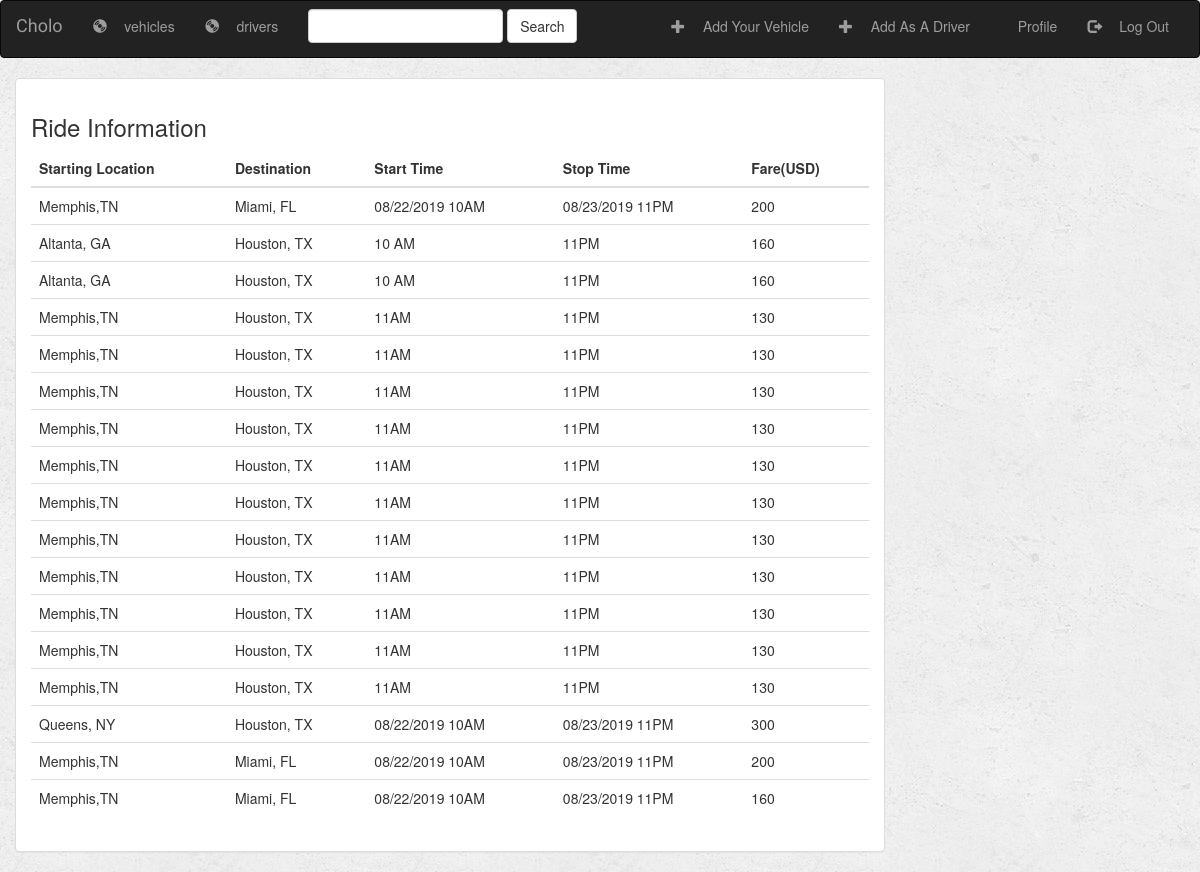
The page /uber/all_rides/ (signed in) on the database its author committed.
### uber/models.py (models this page shows, shortened)
class Ride(models.Model):
    user = models.ForeignKey(User, on_delete=models.CASCADE)
    vehicle_id = models.ForeignKey(Vehicle, on_delete=models.CASCADE)
    driver_ssn = models.ForeignKey(Driver,on_delete=models.CASCADE)
    starting_location = models.CharField(max_length=500,default="")
    destination = models.CharField(max_length=500,default="")
    starting_time = models.CharField(max_length=500, default="")
    ending_time = models.CharField(max_length=500,default="")
    fare = models.IntegerField()

### uber/views.py (the view)
# urls.py: path('all_rides/', views.RidesView.as_view(), name='all_rides'),
class RidesView(generic.ListView):
    template_name = 'uber/all_rides.html'
    context_object_name = 'rides'
    @method_decorator(login_required)
    def dispatch(self, *args, **kwargs):
        return super(RidesView, self).dispatch(*args, **kwargs)
    def get_queryset(self):
        return Ride.objects.all()

### uber/templates/uber/all_rides.html (shortened to what this page needs)
{% extends 'uber/base.html' %}
{% block body %}
<div class="container-fluid drivers-container">
    <div class="row">
<div class="col-sm-8 col-md-9">
            <div class="panel panel-default">
                <div class="panel-body">
                    <h3>Ride Information</h3>
                    <table class="table">
                        <thead>
                        <tr>
                            <th>Starting Location</th>
                            <th>Destination</th>
                            <th>Start Time</th>
                            <th>Stop Time</th>
                            <th>Fare(USD)</th>
                        </tr>
                        </thead>
                        <tbody>
                        {% for ride1 in rides %}
                            <tr>
                                <td>
                                    {{ ride1.starting_location}}
                                </td>
                                <td>
                                    {{ ride1.destination}}
                                </td>
                                <td>
                                    {{ ride1.starting_time}}
                                </td>
                                <td>
                                    {{ ride1.ending_time}}
                                </td>
                                <td>
                                    {{ ride1.fare}}
                                </td>
                            </tr>
                        {% endfor %}
                        </tbody>
                    </table>
                </div>
            </div>
    </div>
</div>
{% endblock %}

### uber/static/uber/style.css (style rules this page uses)
body { background: white url("images/background.png"); }

### rows shown on the page
Ride: starting_location "Memphis,TN", destination "Miami, FL", starting_time "08/22/2019 10AM", ending_time "08/23/2019 11PM", fare "200"
Ride: starting_location "Altanta, GA", destination "Houston, TX", starting_time "10 AM", ending_time "11PM", fare "160"
Ride: starting_location "Altanta, GA", destination "Houston, TX", starting_time "10 AM", ending_time "11PM", fare "160"
Ride: starting_location "Memphis,TN", destination "Houston, TX", starting_time "11AM", ending_time "11PM", fare "130"
Ride: starting_location "Memphis,TN", destination "Houston, TX", starting_time "11AM", ending_time "11PM", fare "130"
Ride: starting_location "Memphis,TN", destination "Houston, TX", starting_time "11AM", ending_time "11PM", fare "130"
Ride: starting_location "Memphis,TN", destination "Houston, TX", starting_time "11AM", ending_time "11PM", fare "130"
Ride: starting_location "Memphis,TN", destination "Houston, TX", starting_time "11AM", ending_time "11PM", fare "130"
Ride: starting_location "Memphis,TN", destination "Houston, TX", starting_time "11AM", ending_time "11PM", fare "130"
Ride: starting_location "Memphis,TN", destination "Houston, TX", starting_time "11AM", ending_time "11PM", fare "130"
Ride: starting_location "Memphis,TN", destination "Houston, TX", starting_time "11AM", ending_time "11PM", fare "130"
Ride: starting_location "Memphis,TN", destination "Houston, TX", starting_time "11AM", ending_time "11PM", fare "130"
Ride: starting_location "Memphis,TN", destination "Houston, TX", starting_time "11AM", ending_time "11PM", fare "130"
Ride: starting_location "Memphis,TN", destination "Houston, TX", starting_time "11AM", ending_time "11PM", fare "130"
Ride: starting_location "Queens, NY", destination "Houston, TX", starting_time "08/22/2019 10AM", ending_time "08/23/2019 11PM", fare "300"
Ride: starting_location "Memphis,TN", destination "Miami, FL", starting_time "08/22/2019 10AM", ending_time "08/23/2019 11PM", fare "200"
Ride: starting_location "Memphis,TN", destination "Miami, FL", starting_time "08/22/2019 10AM", ending_time "08/23/2019 11PM", fare "160"
